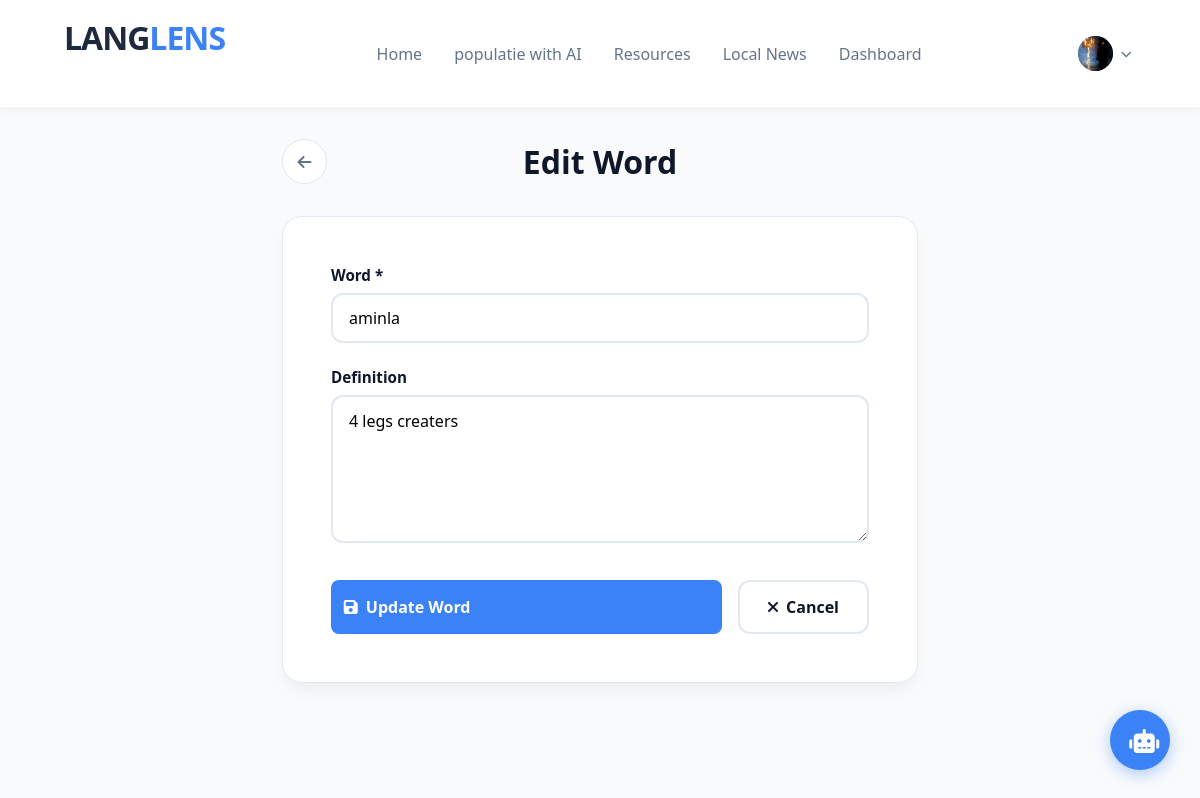
The app's page /home/edit-vocabulary/2/ (signed in) with its own data.
### LangLens/models.py (models this page shows, shortened)
class UserProfile(models.Model):
    user = models.OneToOneField(User, on_delete=models.CASCADE)
    bio = models.TextField(blank=True, help_text="Short bio about the user")
    profile_picture = models.ImageField(upload_to='profile_pictures/', blank=True, null=True, help_text="User's profile picture")
    date_of_birth = models.DateField(null=True, blank=True)
    location = models.CharField(max_length=100, blank=True)
    website = models.URLField(blank=True)
    created_at = models.DateTimeField(auto_now_add=True)
    updated_at = models.DateTimeField(auto_now=True)

class UserVocabulary(models.Model):
    user = models.ForeignKey(User, on_delete=models.CASCADE, related_name='custom_words')
    reading_module = models.ForeignKey(ReadingModule, on_delete=models.CASCADE, related_name="user_words", null=True, blank=True)
    word = models.CharField(max_length=100)
    definition = models.TextField(blank=True)
    created_at = models.DateTimeField(auto_now_add=True)
    updated_at = models.DateTimeField(auto_now=True)
    class Meta:
        ordering = ['-created_at']

### LangLens/views.py (the view, shortened to what this page needs)
# urls.py: path('home/edit-vocabulary/<int:vocab_id>/', views.edit_vocabulary, name='edit_vocabulary'),
@login_required(login_url='login')
def edit_vocabulary(request, vocab_id):
    user = request.user
    vocab = get_object_or_404(UserVocabulary, id=vocab_id, user=user)
    message = ''
    error = ''
    return render(request, 'LangLens/edit_vocabulary.html', {
        'vocab': vocab,
        'message': message,
        'error': error,
    })

### LangLens/context_processors.py (called while the page is built)
def profile_context(request):
    profile = None
    if request.user.is_authenticated:
        profile = UserProfile.objects.filter(user=request.user).first()
    return {'profile': profile}

### templates/LangLens/edit_vocabulary.html (shortened to what this page needs)
{% extends "LangLens/index.html" %}
{% load static %}
{% block css %}
    <link rel="stylesheet" href="{% static 'LangLens/css/vocab_form.css' %}">
{% endblock %}
{% block dashboard_writing %}
<div class="vocab-form-container">
    <header class="form-header">
        <div class="header-nav-left">
            <a href="{% url 'my_vocabularies' %}" class="back-link-circle" title="Back">
                <i class="fas fa-arrow-left"></i>
            </a>
        </div>
        <div class="header-center">
            <h1>Edit Word</h1>
        </div>
    </header>
    <div class="form-content">
        <div class="form-card">
            <form method="POST" class="vocab-form">
                <div class="form-group">
                    <label for="word">Word *</label>
                    <input type="text"
                           id="word"
                           name="word"
                           class="form-control"
                           value="{{ vocab.word }}"
                           placeholder="Enter the word"
                           required>
                </div>
                <div class="form-group">
                    <label for="definition">Definition</label>
                    <textarea id="definition"
                              name="definition"
                              class="form-control"
                              rows="5"
                              placeholder="Enter the word's definition (optional)">{{ vocab.definition }}</textarea>
                </div>
                <div class="form-actions">
                    <button type="submit" class="btn-primary">
                        <i class="fas fa-save"></i> Update Word
                    </button>
                    <a href="{% url 'my_vocabularies' %}" class="btn-secondary">
                        <i class="fas fa-times"></i> Cancel
                    </a>
                </div>
            </form>
        </div>
    </div>
</div>
{% endblock %}

### templates/LangLens/index.html (shortened to what this page needs)
<!DOCTYPE html>
<html lang="en">
<head>
{% load static %}
     {% block css %}
     {% endblock%}
     <link rel="stylesheet" href="{% static 'LangLens/css/index.css' %}">
<link rel="stylesheet" href="https://cdnjs.cloudflare.com/ajax/libs/font-awesome/6.0.0/css/all.min.css">
</head>
<div class="ai-chat-wrapper">
    <button class="chat-fab" onclick="toggleChat()">
        <i class="fas fa-robot"></i>
    </button>
</div>
<body>
    <header class="navbar">
        <a id="logo" href="{% url 'index' %}"><div class="logo">LANG<span>LENS</span></div></a>
        <nav class="main-menu">
            <ul>
                <li><a href="{% url 'index' %}">Home</a></li>
                <li><a href="{% url 'generate_vocabulary_tts' %}">populatie with AI</a></li>
                <li><a href="#">Resources</a></li>
                <li><a href="{% url 'local_news' %}">Local News</a></li>
                <li><a href="{% url 'dashboard' %}">Dashboard</a></li>
            </ul>
        </nav>
           <div class="auth-buttons">
    {% if user.is_authenticated %}
        <div class="profile-dropdown">
            <div class="profile-trigger" onclick="toggleProfileMenu()">
                {% if profile and profile.profile_picture %}
                    <div class="avatar-circle">
                        <img src="{{ profile.profile_picture.url }}" alt="Profile" style="width: 100%; height: 100%; border-radius: 50%; object-fit: cover;">
                    </div>
                {% else %}
                    <div class="avatar-circle">
                        <i class="fas fa-user"></i>
                    </div>
                {% endif %}
                <i class="fas fa-chevron-down s-icon"></i>
            </div>
        </div>
    {% else %}
        <a href="{% url 'login' %}"><button class="btn-login">Login</button></a>
        <a href="{% url 'signup' %}"><button class="btn-signup">Sign Up</button></a>
    {% endif %}
        </div>
    </header>
     {% block dashboard_writing %}{% endblock%}
</body>
</html>

### static/LangLens/css/vocab_form.css (style rules this page uses)
:root { --accent: #3b82f6; --accent-soft: #eff6ff; --danger: #ef4444; --danger-soft: #fef2f2; --text-dark: #0f172a; --text-light: #64748b; --bg: #f8fafc; --white: #ffffff; --border: #e2e8f0; --shadow: 0 10px 15px -3px rgba(0, 0, 0, 0.05); --success: #10b981; }
body { background: var(--bg); font-family: 'Inter', sans-serif; }
.vocab-form-container { max-width: 700px; margin: 0 auto; padding: 2rem; }
.form-header { display: grid; grid-template-columns: 60px 1fr 60px; align-items: center; margin-bottom: 2rem; }
.header-center h1 { text-align: center; font-size: 2rem; font-weight: 700; color: var(--text-dark); margin: 0; }
.back-link-circle { width: 45px; height: 45px; border-radius: 50%; background: var(--white); display: flex; align-items: center; justify-content: center; text-decoration: none; color: var(--text-light); border: 1px solid var(--border); transition: 0.2s; }
.form-content { display: flex; justify-content: center; }
.form-card { background: var(--white); border-radius: 20px; box-shadow: var(--shadow); border: 1px solid var(--border); padding: 3rem; width: 100%; }
.form-group { margin-bottom: 1.5rem; }
.form-group label { display: block; font-weight: 600; color: var(--text-dark); margin-bottom: 8px; font-size: 0.95rem; }
.form-control { width: 100%; padding: 12px 16px; border: 2px solid var(--border); border-radius: 12px; font-size: 1rem; font-family: inherit; transition: border-color 0.2s, box-shadow 0.2s; background: var(--white); }
textarea.form-control { resize: vertical; line-height: 1.5; }
.form-actions { display: flex; gap: 1rem; justify-content: center; margin-top: 2rem; }
.btn-primary, .btn-secondary, .btn-danger { display: inline-flex; align-items: center; gap: 8px; padding: 14px 28px; border-radius: 12px; font-weight: 600; text-decoration: none; transition: 0.2s; border: none; cursor: pointer; font-size: 1rem; }
.btn-primary { background: var(--accent); color: var(--white); }
.btn-secondary { background: var(--white); color: var(--text-dark); border: 2px solid var(--border); }

### static/LangLens/css/index.css (style rules this page uses)
* { margin: 0; padding: 0; box-sizing: border-box; font-family: 'Segoe UI', sans-serif; }
body { background-color: #f8fafc; color: #334155; min-height: 100vh; }
.navbar { display: flex; justify-content: space-between; align-items: center; padding: 1rem 4rem; background: #fff; box-shadow: 0 2px 10px rgba(0,0,0,0.05); }
.logo { font-weight: 800; font-size: 1.5rem; letter-spacing: -1px; }
#logo { text-decoration: none; color: #1e293b; }
.logo span { color: #3b82f6; }
.main-menu ul { display: flex; list-style: none; gap: 2rem; }
.main-menu a { text-decoration: none; color: #64748b; font-weight: 500; transition: color 0.3s; }
.auth-buttons { display: flex; gap: 1rem; }
button { padding: 0.6rem 1.2rem; border-radius: 6px; cursor: pointer; font-weight: 600; border: none; }
.logo { font-weight: 800; font-size: 2rem; margin-bottom: 2rem; color: #1e293b; }
.btn-primary { width: 100%; padding: 0.8rem; background: #3b82f6; color: white; border: none; border-radius: 8px; font-weight: 600; font-size: 1rem; cursor: pointer; transition: background 0.3s; }
.ai-chat-wrapper { position: fixed; bottom: 30px; right: 30px; z-index: 1000; }
.chat-fab { width: 60px; height: 60px; border-radius: 50%; background: #3b82f6; color: white; font-size: 1.5rem; box-shadow: 0 4px 15px rgba(59, 130, 246, 0.4); transition: transform 0.3s cubic-bezier(0.175, 0.885, 0.32, 1.275); }
.profile-dropdown { position: relative; display: inline-block; }
.profile-trigger { display: flex; align-items: center; gap: 8px; cursor: pointer; padding: 5px; border-radius: 50px; transition: background 0.2s; }
.avatar-circle { width: 35px; height: 35px; background: #3b82f6; color: white; border-radius: 50%; display: flex; align-items: center; justify-content: center; font-size: 0.9rem; }
.s-icon { font-size: 0.7rem; color: #64748b; }
.back-link-circle { width: 45px; height: 45px; border-radius: 50%; background: var(--white); display: flex; align-items: center; justify-content: center; text-decoration: none; color: var(--text-light); border: 1px solid var(--border); transition: 0.2s; }

### records on screen
UserProfile: profile_picture (picture)
UserVocabulary: word "aminla", definition "4 legs creaters"
